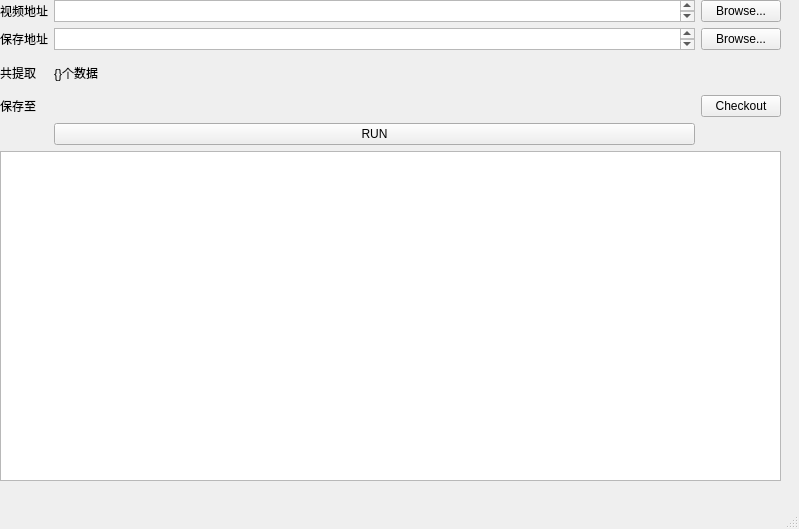
<?xml version="1.0" encoding="UTF-8"?>
<ui version="4.0">
 <class>MainWindow</class>
 <widget class="QMainWindow" name="MainWindow">
  <property name="geometry">
   <rect>
    <x>0</x>
    <y>0</y>
    <width>799</width>
    <height>529</height>
   </rect>
  </property>
  <property name="windowTitle">
   <string>MainWindow</string>
  </property>
  <widget class="QWidget" name="centralwidget">
   <widget class="QWidget" name="gridLayoutWidget">
    <property name="geometry">
     <rect>
      <x>0</x>
      <y>0</y>
      <width>781</width>
      <height>481</height>
     </rect>
    </property>
    <layout class="QGridLayout" name="gridLayout" rowstretch="1,1,1,1,1,10" rowminimumheight="0,0,0,0,0,0">
     <item row="0" column="0">
      <widget class="QLabel" name="label">
       <property name="text">
        <string>视频地址</string>
       </property>
      </widget>
     </item>
     <item row="1" column="1">
      <widget class="QTextBrowser" name="savepath_browser">
       <property name="sizePolicy">
        <sizepolicy hsizetype="Expanding" vsizetype="Ignored">
         <horstretch>0</horstretch>
         <verstretch>0</verstretch>
        </sizepolicy>
       </property>
      </widget>
     </item>
     <item row="0" column="2">
      <widget class="QPushButton" name="video_pushButton">
       <property name="text">
        <string>Browse...</string>
       </property>
      </widget>
     </item>
     <item row="1" column="0">
      <widget class="QLabel" name="label_2">
       <property name="text">
        <string>保存地址</string>
       </property>
      </widget>
     </item>
     <item row="0" column="1">
      <widget class="QTextBrowser" name="videopath_browser">
       <property name="sizePolicy">
        <sizepolicy hsizetype="Expanding" vsizetype="Ignored">
         <horstretch>0</horstretch>
         <verstretch>0</verstretch>
        </sizepolicy>
       </property>
       <property name="maximumSize">
        <size>
         <width>16777213</width>
         <height>16777215</height>
        </size>
       </property>
      </widget>
     </item>
     <item row="2" column="0">
      <widget class="QLabel" name="label_3">
       <property name="text">
        <string>共提取</string>
       </property>
      </widget>
     </item>
     <item row="2" column="1">
      <widget class="QLabel" name="data_count">
       <property name="text">
        <string>{}个数据</string>
       </property>
      </widget>
     </item>
     <item row="1" column="2">
      <widget class="QPushButton" name="savepath_pushButton">
       <property name="text">
        <string>Browse...</string>
       </property>
      </widget>
     </item>
     <item row="5" column="0" colspan="3">
      <widget class="QTextBrowser" name="logs_browser"/>
     </item>
     <item row="4" column="1">
      <widget class="QPushButton" name="run_buttom">
       <property name="text">
        <string>RUN</string>
       </property>
      </widget>
     </item>
     <item row="3" column="0" colspan="2">
      <widget class="QLabel" name="saved2path">
       <property name="text">
        <string>保存至</string>
       </property>
      </widget>
     </item>
     <item row="3" column="2">
      <widget class="QPushButton" name="checkout_pushButton">
       <property name="text">
        <string>Checkout</string>
       </property>
      </widget>
     </item>
    </layout>
   </widget>
  </widget>
  <widget class="QMenuBar" name="menubar">
   <property name="geometry">
    <rect>
     <x>0</x>
     <y>0</y>
     <width>799</width>
     <height>22</height>
    </rect>
   </property>
  </widget>
  <widget class="QStatusBar" name="statusbar"/>
 </widget>
 <resources/>
 <connections/>
</ui>
